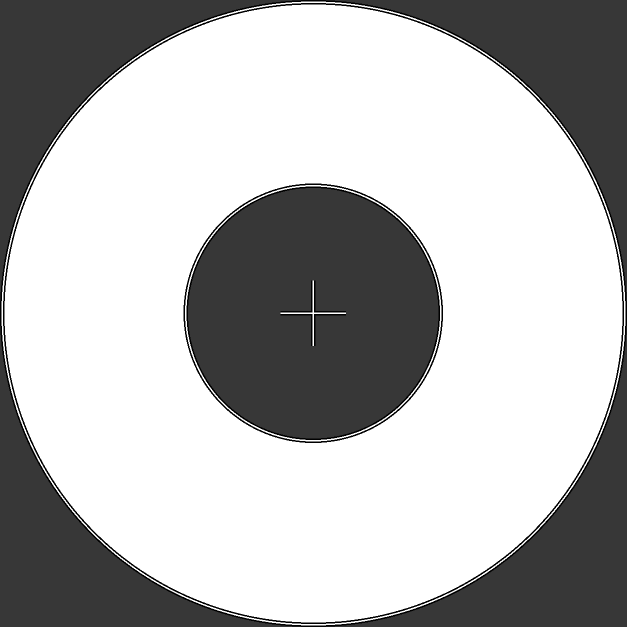
#> input picture Tools/DiscEngrave/disc-template-1254.png, 1254 x 1254 px (shown at 1/2 size)
$ python disc_guide.py disc-template-1254.png
#> lines starting #> are read from the running program, lines starting #| are printed output that depends on the picture; after the words box and inside, x2 and y2 are one past the last pixel; in counts of white or black regions, pixels touching at a corner belong together
#!/usr/bin/env python3
"""Make a black/white guide overlay and a 2-level preview for a disc picture.

The DVD solver centres the picture on the disc and scales its shorter side to
the outer diameter (2 x --outer-radius-mm); only the ring between the inner and
outer radius is written. This script draws that geometry at the picture's size:

  <image>-guide.png    transparent ring, darkened outside it, white/black rims
                       and a centre cross. Open it as a layer in GIMP
                       (File > Open as Layers) on top of the picture.
  <image>-preview.png  the picture in black and white (Floyd-Steinberg dither)
                       with everything off the ring greyed out. The real
                       burn uses the solver's own dither, so this is a guide.

Examples:
    ./disc_guide.py cover.png
    ./disc_guide.py cover.png --inner-radius-mm 23.99 --outer-radius-mm 57.96
"""

from __future__ import annotations

import argparse
from pathlib import Path

from PIL import Image, ImageChops, ImageDraw

# Same luminance weights as the solver's RasterImage.SampleDisc.
REC709_LUMA = (0.2126, 0.7152, 0.0722, 0)


def ring_mask(size: tuple[int, int], inner_px: float, outer_px: float) -> Image.Image:
    """255 on the writable ring, 0 elsewhere."""
    cx, cy = (size[0] - 1) / 2, (size[1] - 1) / 2
    mask = Image.new("L", size, 0)
    draw = ImageDraw.Draw(mask)
    draw.ellipse((cx - outer_px, cy - outer_px, cx + outer_px, cy + outer_px), fill=255)
    draw.ellipse((cx - inner_px, cy - inner_px, cx + inner_px, cy + inner_px), fill=0)
    return mask


def draw_rims(image: Image.Image, inner_px: float, outer_px: float) -> None:
    """White circles with a black edge so they show on any background."""
    cx, cy = (image.width - 1) / 2, (image.height - 1) / 2
    line = max(1, round(min(image.size) / 400))
    draw = ImageDraw.Draw(image)
    for radius in (inner_px, outer_px):
        box = (cx - radius, cy - radius, cx + radius, cy + radius)
        draw.ellipse(box, outline=(0, 0, 0, 255), width=line * 3)
        draw.ellipse((box[0] + line, box[1] + line, box[2] - line, box[3] - line),
                     outline=(255, 255, 255, 255), width=line)
    arm = inner_px / 4
    for color, width in (((0, 0, 0, 255), line * 3), ((255, 255, 255, 255), line)):
        draw.line((cx - arm, cy, cx + arm, cy), fill=color, width=width)
        draw.line((cx, cy - arm, cx, cy + arm), fill=color, width=width)


def main() -> int:
    parser = argparse.ArgumentParser(
        description="Make a GIMP guide overlay and black/white preview for a disc picture.",
        formatter_class=argparse.ArgumentDefaultsHelpFormatter,
    )
    parser.add_argument("image", type=Path, help="source picture")
    parser.add_argument("--inner-radius-mm", type=float, default=24.0, help="track start radius")
    parser.add_argument("--outer-radius-mm", type=float, default=58.0, help="track end radius")
    parser.add_argument("--shade", type=int, default=170,
                        help="opacity (0-255) of the black outside the ring in the guide")
    args = parser.parse_args()
    if not 0 < args.inner_radius_mm < args.outer_radius_mm:
        parser.error("radii must satisfy 0 < --inner-radius-mm < --outer-radius-mm")

    source = Image.open(args.image)
#> source is the input picture: PIL image 1254x1254 RGBA; mean R, G, B, A 2.7, 2.7, 2.7, 76.1
    size = source.size
#> size = (1254, 1254)
    outer_px = (min(size) - 1) / 2
#> outer_px = 626.5
    inner_px = outer_px * args.inner_radius_mm / args.outer_radius_mm
#> inner_px = 259.2
    mask = ring_mask(size, inner_px, outer_px)
#> in ring_mask, `mask = Image.new("L", size, 0)`: mask: PIL image 1254x1254 L; every value is 0
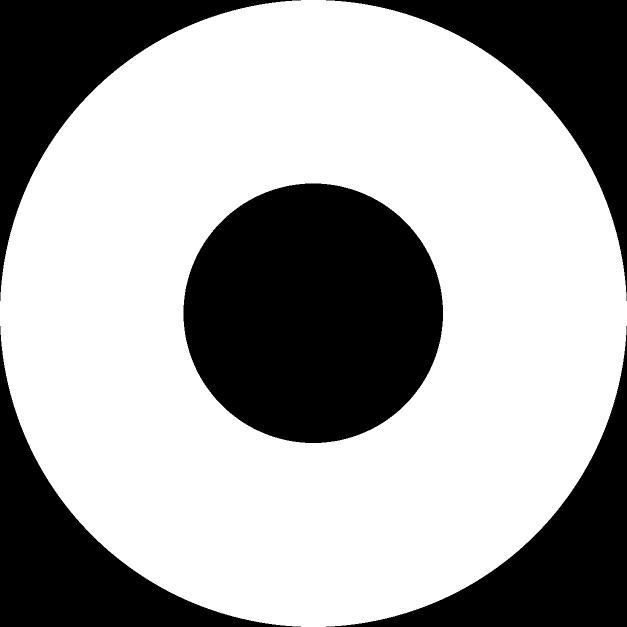
#> mask: PIL image 1254x1254 L (shown at 1/2 size); 65.1% white; 5 black regions, box (x1, y1, x2, y2) and area: (367, 367, 886, 886) 211473, (0, 0, 602, 602) 84416, (652, 0, 1254, 602) 84416, (0, 652, 602, 1254) 84416, (652, 652, 1254, 1254) 84416

    guide = Image.new("RGBA", size, (0, 0, 0, 0))
#> guide: PIL image 1254x1254 RGBA; every value is 0
    guide.putalpha(ImageChops.invert(mask).point(lambda v: args.shade if v else 0))
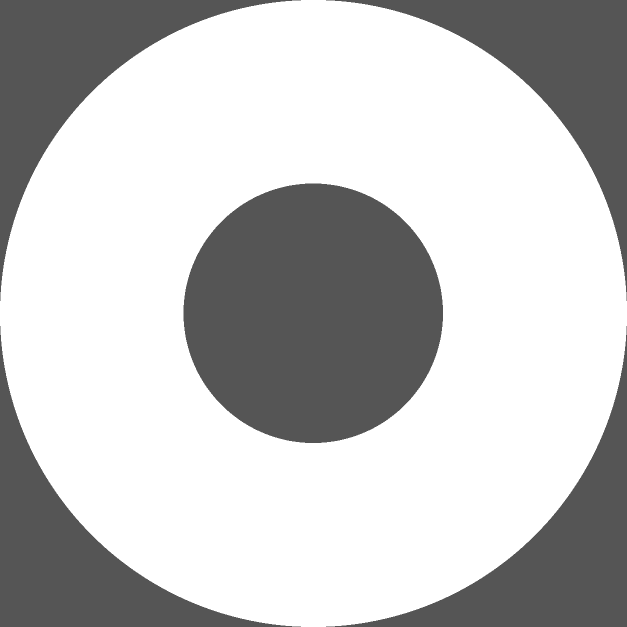
#> guide: PIL image 1254x1254 RGBA (shown at 1/2 size); mean R, G, B, A 0, 0, 0, 59.4; transparent parts drawn white
    draw_rims(guide, inner_px, outer_px)
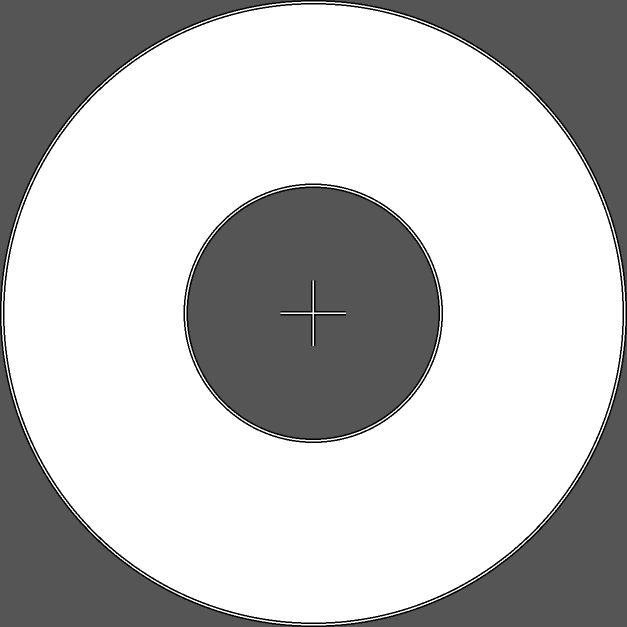
#> guide: PIL image 1254x1254 RGBA (shown at 1/2 size); mean R, G, B, A 2.7, 2.7, 2.7, 65.9; transparent parts drawn white
    guide_path = args.image.with_name(f"{args.image.stem}-guide.png")
    guide.save(guide_path)

    gray = source.convert("RGB").convert("L", matrix=REC709_LUMA)
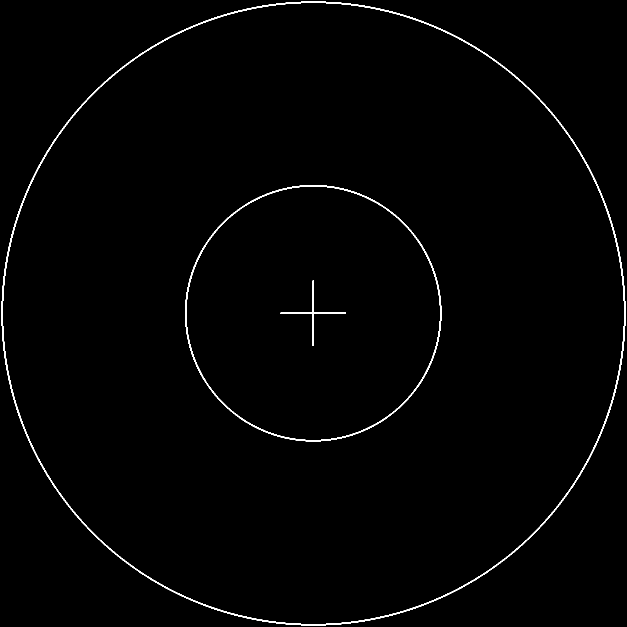
#> gray: PIL image 1254x1254 L (shown at 1/2 size); 1.1% white in thin lines or dots
    bw = gray.convert("1").convert("L")
    preview = Image.composite(bw, Image.new("L", size, 128), mask).convert("RGBA")
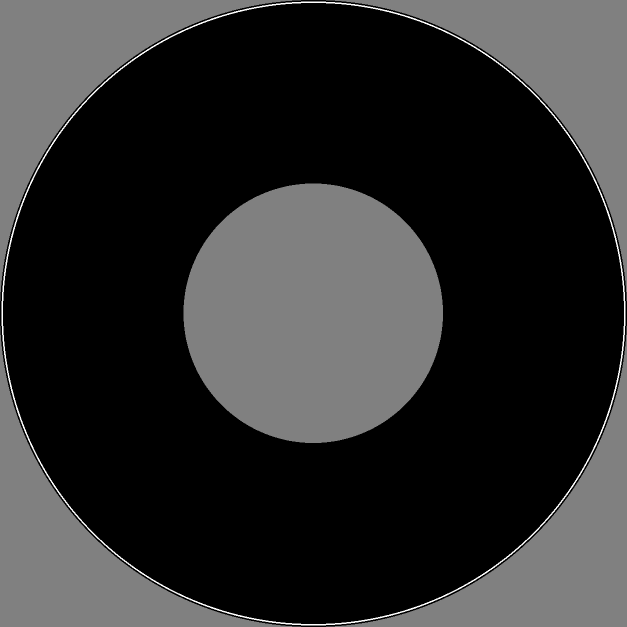
#> preview: PIL image 1254x1254 RGBA (shown at 1/2 size); mean R, G, B, A 46.5, 46.5, 46.5, 255
    draw_rims(preview, inner_px, outer_px)
    preview_path = args.image.with_name(f"{args.image.stem}-preview.png")
    preview.convert("RGB").save(preview_path)
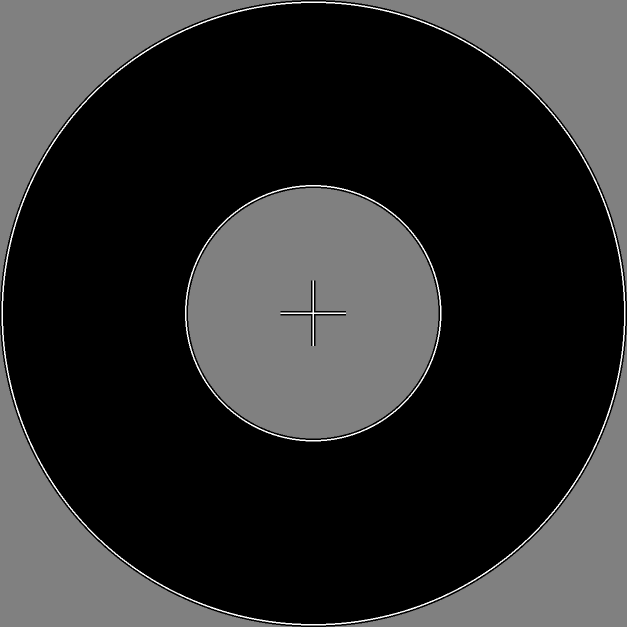
#> saved as disc-template-1254-preview.png: PIL image 1254x1254 RGB (shown at 1/2 size); min 0, max 255, mean 46.1

    print(f"Guide:    {guide_path}")
    print(f"Preview:  {preview_path}")
    return 0


if __name__ == "__main__":
    raise SystemExit(main())
#> (the program exits here)
